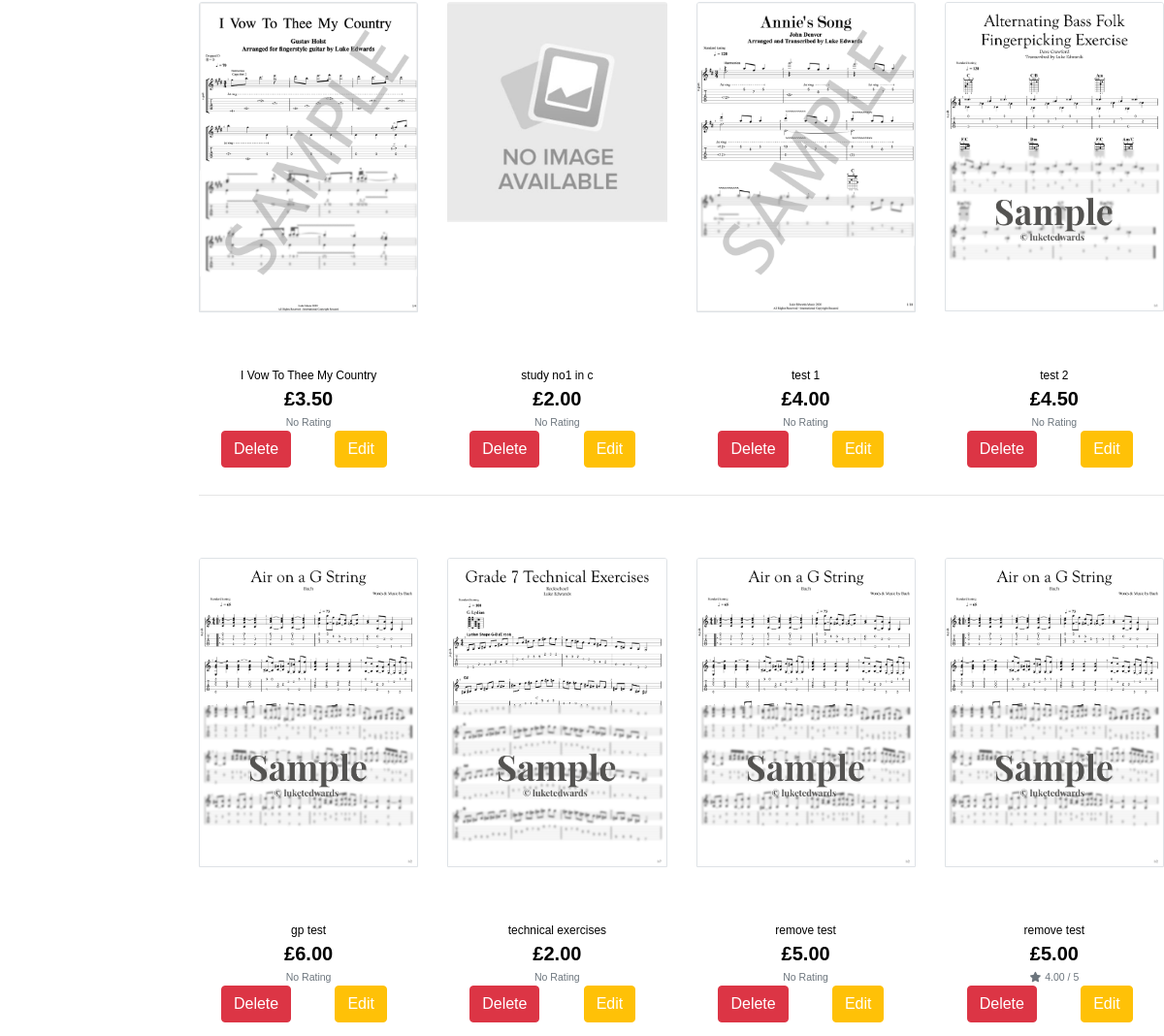
The app's page /profile/storefront/luketedwards/ (middle part), older data.
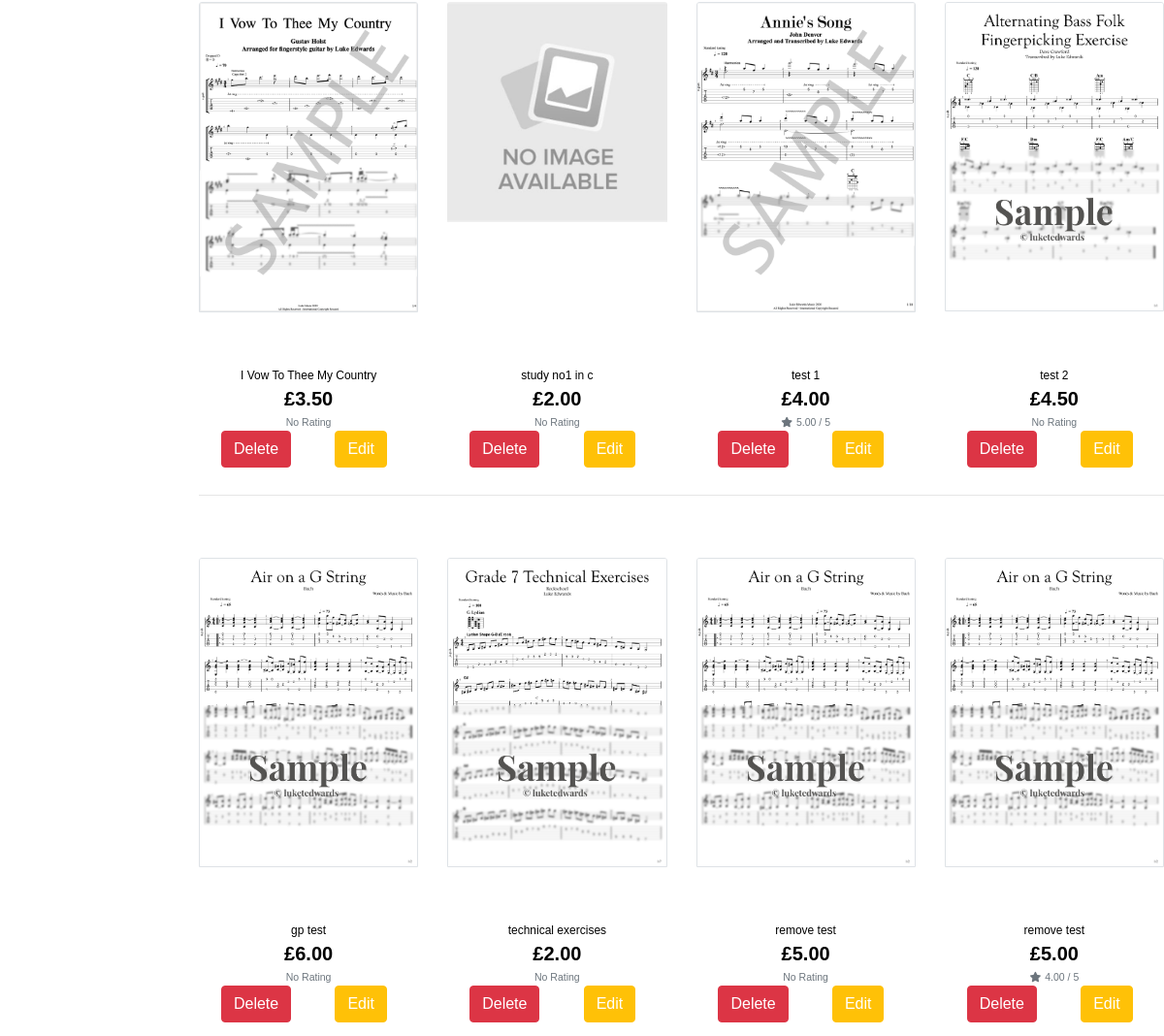
The same page, newer data.
### products/models.py (models this page shows, shortened)
class Product(models.Model):
    genre = models.ForeignKey('Genre', null=True, blank=True, on_delete=models.SET_NULL)
    difficulty = models.ForeignKey('Difficulty', null=True, blank=True, on_delete=models.SET_NULL)
    sku = models.CharField(max_length=254, null=True, blank=True)
    name = models.CharField(max_length=254)
    description = models.TextField()
    price = models.DecimalField(max_digits=6, decimal_places=2)
    rating = models.DecimalField(max_digits=6, decimal_places=2, null=True, blank=True)
    image_url = models.URLField(max_length=1024, null=True, blank=True)
    image = models.ImageField(null=True, blank=True,)
    vendor = models.CharField(max_length=254, null=True)
    PDF = models.FileField(null=True,)
    Guitar_Pro_Unlocked = models.FileField(null=True,)
    Guitar_Pro_Locked = models.FileField(null=True, blank=True)
    video = models.URLField(max_length=1024, null=True, blank=True)

### user_profile/views.py (the view)
# urls.py: path('storefront/<str:username>/', views.other_store, name='storefront_other'),
def other_store(request, username):
    products = Product.objects.all()
    username= username
    queries = Q(vendor__iexact=username)
    products = products.filter(queries)
    product_number = products.count()
    context = {
        'products': products,
        'username': username,
        'product_number': product_number
    }
    if username == request.user.username:
        return render(request, 'user_profile/my_storefront.html', context)
    else:
        return render(request, 'user_profile/other_storefront.html', context)

### cart/contexts.py (called while the page is built, shortened)
def cart_contents(request):
    cart_items = []
    total = 0
    product_count = 0
    cart = request.session.get('cart', {})
    total = total
    context = {
        'cart_items': cart_items,
        'total': total,
        'product_count': product_count,
    }
    return context

### user_profile/templates/user_profile/other_storefront.html (shortened to what this page needs)
{% extends "base.html" %}
{% load static %}
{% block content %}
<div class=" text-black">
  <div class="row">
    <div class="col">
    </div>
    <div class=" col-10 offset-1">
      <div class="row">
        {% for product in products %}
        <div class="col-sm-6 col-md-6 col-lg-4 col-xl-3">
          <div class="card h-100 border-0">
            {% if product.image %}
            <a href="{% url 'product_detail' product.id %}">
                <img class="card-img-top img-fluid border" src="/media/{{product.image}}"
                    alt="{{ product.name }}">
            </a>
            {% else %}
            <a href="{% url 'product_detail' product.id %}">
                <img class="card-img-top img-fluid" src="/media/No_Image_Available.jpg"
                    alt="{{ product.name }}">
            </a>
            {% endif %}
            <div class="card-body pb-0">
            </div>
            <div class="card-footer bg-white pt-0 border-0 text-center">
                <div class="row">
                    <div class="card-body pb-0">
                        <p class="mb-0">{{ product.name }}</p>
                    </div>
                </div>
                <div class="row">
                    <div class="col">
                        <p class="lead mb-0 text-center font-weight-bold">£{{ product.price }}</p>
                        {% if product.rating %}
                        <small class="text-muted"><i class="fas fa-star mr-1"></i>{{ product.rating }} /
                            5</small>
                        {% else %}
                        <small class="text-muted">No Rating</small>
                        {% endif %}
                    </div>
                </div>
                <div class="row g-0">
                    <div class="col d-block p-0 ">
                        <a href="#" data-toggle="modal" data-target="#exampleModal"
                            class="btn btn-danger">Delete</a>
                    </div>
                    <div class="col p-0 ">
                        <a href="{% url 'edit_product' product.id%}"
                            class="btn btn-warning text-white">Edit</a>
                    </div>
                </div>
            </div>
        </div>
        </div>
        {% if forloop.counter|divisibleby:4 %}
        <div class="col-12 d-none d-xl-block mb-5">
          <hr>
        </div>
        {% endif %}
        {% endfor %}
      </div>
    </div>
  </div>
</div>
{% endblock %}

Row changes from the older to the newer data that the page shows:
changed Product "test 1": rating (not shown) → "5.00"; rating "No Rating" → "/ 5"
